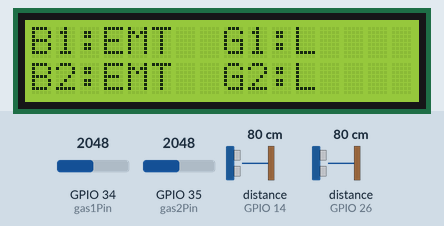
Bench run of a sketch on a simulated ESP32. Shown: 16×2 character LCD. Wiring (inferred from the names in the program): 2 × ultrasonic range finder: trigger GPIO 12, echo GPIO 14 / trigger GPIO 27, echo GPIO 26. The test bench sets the inputs (shaded band); at power-on: distance to the obstacle (sensors on GPIO 14, GPIO 26) 80 cm, GPIO 34 (gas1Pin) = 2048, GPIO 35 (gas2Pin) = 2048. The echo pulse lasts 58.3 µs per cm; WiFi joins after 1.5 s; servers stay silent unless stated; uploads are accepted with an empty reply; the modem accepts every AT command (registered, SIM ready, sends succeed) and sends nothing else; what the sketch prints to the serial monitor is not drawn.

Above: at 10.7 s.
10.8 s: distance to the obstacle (sensor on GPIO 14) set to 16 cm
12.6 s: distance to the obstacle (sensor on GPIO 14) set to 13 cm
At 14.4 s:
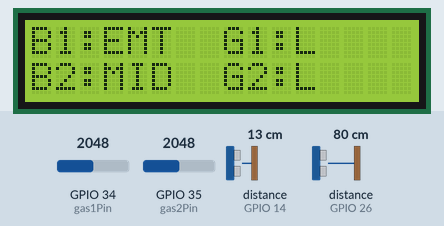
14.7 s: distance to the obstacle (sensor on GPIO 26) set to 16 cm
16.2 s: distance to the obstacle (sensor on GPIO 26) set to 13 cm
At 17.9 s:
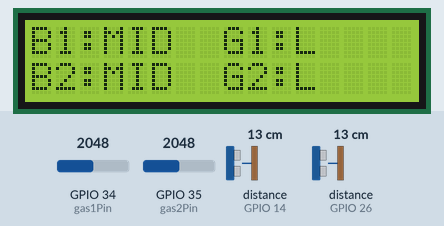
18.2 s: GPIO 34 (gas1Pin) set to 3755
19.7 s: GPIO 34 (gas1Pin) set to 3832
At 21.4 s:
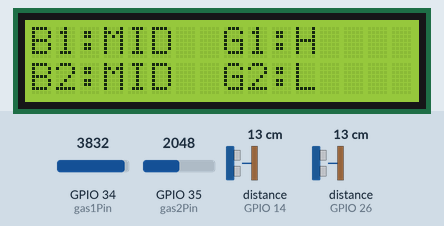
Timing chart, 0 to 22.8 s (numbered marks = the images above; inputs shaded):
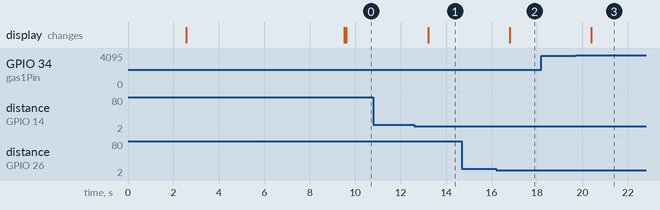

Measured:
- the behaviour switches between 15 and 14 cm on distance to the obstacle (sensor on GPIO 14) (found by bisection; images 0 and 1)
- the behaviour switches between 15 and 14 cm on distance to the obstacle (sensor on GPIO 26) (found by bisection; images 1 and 2)
- the behaviour switches between 3800 and 3801 on GPIO 34 (gas1Pin) (found by bisection; images 2 and 3)
- after the input at 10.8 s, every drawn part: stays the same
- after the input at 12.6 s, the display: changes after 0.61 s (image 1)
- after the input at 14.7 s, every drawn part: stays the same
- after the input at 16.2 s, the display: changes after 0.60 s (image 2)
- after the input at 18.2 s, every drawn part: stays the same
- after the input at 19.7 s, the display: changes after 0.69 s (image 3)

The sketch:

garbage_monitoring_with_2_gas_with_theri_bins_vits.ino
```cpp
#include <WiFi.h>
#include <HTTPClient.h>

#include <LiquidCrystal.h>
#include <String.h>

// WiFi parameters to be configured
const char* ssid = "project12"; // Hoofdlettergevoelig
const char* password = "project123456"; // Hoofdlettergevoelig
String a = "http://sms.scubedigi.com/api.php?username=Mydreamacd&password=Mydre@m123&to=8143513239&from=MYDREM&message=";
String msg = "\0";
String r = "http://projectsiot.xyz/IoTProjects/GarbageSystem/upload.php?a=";
String rs = "\0";
String BIN1 = "\0";
String BIN2 = "\0";
String G1 = "\0";
String G2 = "\0";
int alc;
String read_msg = "\0";

LiquidCrystal lcd (15,2,0,4,5,18);

#define trigPin 27
#define echoPin 26
#define trigPin1 12
#define echoPin1 14
#define gas1Pin 34
#define buzzer 21
#define gas2Pin 35

#define SIM900 Serial2
#define RXD2 16
#define TXD2 17

long duration, distance,duration1,distance1;

unsigned int obstacle = 0;
unsigned int fire = 0;
int gas1 = 0;
int gas2 = 0;
/*
void forward ()
{
  digitalWrite(m11, HIGH);
  digitalWrite(m12, LOW);
  digitalWrite(m21, HIGH);
  digitalWrite(m22, LOW);
  delay(10);
}

void backward ()
{
  digitalWrite(m12, HIGH);
  digitalWrite(m11, LOW);
  digitalWrite(m22, HIGH);
  digitalWrite(m21, LOW);
  delay(10);
}
void left ()
{
  digitalWrite(m12, LOW);
  digitalWrite(m11, HIGH);
  digitalWrite(m21, LOW);
  digitalWrite(m22, HIGH);
  delay(10);
}

void right ()
{

  digitalWrite(m11, LOW);
  digitalWrite(m12, HIGH);
  digitalWrite(m21, HIGH);
  digitalWrite(m22, LOW);
  delay(10);
}
void stopp ()
{
  digitalWrite(m12, LOW);
  digitalWrite(m11, LOW);
  digitalWrite(m22, LOW);
  digitalWrite(m21, LOW);
  delay(10);
}
*/
void beep ()
{
  digitalWrite(buzzer,HIGH); delay(1000);
  digitalWrite(buzzer,LOW); delay(100);
}
void setup() {
  Serial.begin(9600);

  Serial2.begin(9600, SERIAL_8N1, RXD2, TXD2);

  Serial.println("power up");
  pinMode(trigPin, OUTPUT);
  pinMode(echoPin, INPUT);
pinMode(trigPin1, OUTPUT);
  pinMode(echoPin1, INPUT);

pinMode(gas2Pin,INPUT);
pinMode(gas1Pin,INPUT);
//pinMode(buzzer,OUTPUT);

lcd.begin(16, 2);
  lcd.clear();
  lcd.setCursor(0, 0);
  lcd.print("*IOT BSD GARBAGE ***");
  lcd.setCursor( 0, 1);
  lcd.print("MONITORING SYSTEM ");
  delay(2500);

lcd.clear();
lcd.setCursor(0,0);
        lcd.print("CONNECTING--TO");
        lcd.setCursor( 2,1);
         lcd.print(ssid);
         delay(100);

Serial.print("Bezig met verbinden");
  WiFi.begin(ssid, password); // Connect to WiFi

  // while wifi not connected yet, print '.'
  // then after it connected, get out of the loop
  while (WiFi.status() != WL_CONNECTED) {
     delay(500);
     Serial.print(".");
  }

  // Verbonden.
  Serial.println("OK!");

  // Access Point (SSID).
  Serial.print("SSID: ");
  Serial.println(WiFi.SSID());

  // IP adres.
  Serial.print("IP: ");
  Serial.println(WiFi.localIP());
Serial.println("state---------------1");
  // Signaalsterkte.
  long rssi = WiFi.RSSI();
  Serial.print("Signaal sterkte (RSSI): ");
  Serial.print(rssi);
  Serial.println(" dBm");
  Serial.println("");


Serial.print("A = "); Serial.println("http://projectsiot.xyz/IoTProjects/GarbageMonitoring/upload.php?a=U&b=86&c=L");


if(WiFi.status()== WL_CONNECTED){ //Check WiFi connection status

    HTTPClient http; //Declare an object of class HTTPClient

  http.begin("http://projectsiot.xyz/IoTProjects/GarbageSystem/upload.php?a=U");

int httpCode = http.GET(); //Send the request
    if (httpCode > 0) { //Check the returning code
      String payload = http.getString(); //Get the request response payload
      Serial.println(payload); //Print the response payload
    }
    http.end(); //Close connection

delay(5000);

lcd.clear ();

lcdstring(0,0,"B1:");
lcdstring(0,1,"B2:");
lcdstring(8,0,"G1:");
lcdstring(8,1,"G2:");
}

}


void loop()
{

//obstacle = digitalRead(obstacle_sensor);
//fire = digitalRead(fire_sensor);
digitalWrite(trigPin, LOW);
delayMicroseconds(2);
digitalWrite(trigPin, HIGH);
delayMicroseconds(10);
digitalWrite(trigPin, LOW);
duration = pulseIn(echoPin, HIGH);
distance= duration*0.034/2;
Serial.print("Distance: ");
Serial.println(distance);
delay(50);
Serial.print(F("distance = ")); Serial.println(distance);
//Serial.print(F("obstacle = ")); Serial.println(obstacle);
digitalWrite(trigPin1, LOW);
delayMicroseconds(2);
digitalWrite(trigPin1, HIGH);
delayMicroseconds(10);
digitalWrite(trigPin1, LOW);
duration1 = pulseIn(echoPin1, HIGH);
distance1= duration1*0.034/2;
Serial.print("Distance: ");
Serial.println(distance1);
delay(50);
Serial.print(F("distance1 = ")); Serial.println(distance1);

if(distance>14)
{

  lcdstring(3,0,"EMT");
  BIN1="EMPTY";
}
else if(distance<14&&distance>5)
{

  lcdstring(3,0,"MID");
  BIN1="MIDIUM";
}
else if(distance<6)
{

  lcdstring(3,0,"FUL");
  BIN1="FULL";

rs = r+BIN1+"&b="+G1+"&c="+BIN2+"&d="+G2 ;
  send2server ();


//  beep();
 // beep();
 // msg = a+"BIN1--FULL%0APLEASE%20COLLECT";
 sendsms ("08143513239","BIN-1 FULL \nPLEASE COLLECT AT VITS,DESHMUKHI");
}

if(distance1>14)
{
  lcdstring(3,1,"EMT");
  BIN2="EMPTY";
}
else if(distance1<14&&distance1>5)
{

 lcdstring(3,1,"MID");
  BIN2="MEDIUM";
}
else if(distance1<6)
{

lcdstring(3,1,"FUL");
  BIN2="FULL";
 // beep();
//  beep();

rs = r+BIN1+"&b="+G1+"&c="+BIN2+"&d="+G2 ;
  send2server ();


   msg = a+"BIN2--FULL%0APLEASE%20COLLECT";

 sendsms ("08143513239","BIN-2 FULL \nPLEASE COLLECT AT VITA,DESHMUKHI");
 }
gas1 = analogRead(gas1Pin);

Serial.println("gas1 = "+String(gas1));

gas2 = analogRead(gas2Pin);

Serial.println("gas2 = "+String(gas2));

if (gas1 > 3800)
{
  Serial.println("gas1 high");
lcdstring(11,0,"H");
G1 = "H";
beep();

rs = r+BIN1+"&b="+G1+"&c="+BIN2+"&d="+G2 ;
  send2server ();


msg = a+"GAS1--HIGH%0APLEASE%20CHECK";

 sendsms ("08143513239","GAS-1 HIGH\nPLEASE CHECK");
}
else
{
  Serial.println("gas1 low");
lcdstring(11,0,"L");
G1 = "L";
}
if (gas2 > 3800)
{
  Serial.println("gas2 high");
lcdstring(11,1,"H");
beep();
G2 = "H";

rs = r+BIN1+"&b="+G1+"&c="+BIN2+"&d="+G2 ;
  send2server ();


msg = a+"GAS1--HIGH%0APLEASE%20CHECK";
 sendsms ("08143513239","GAS-2 HIGH\nPLEASE CHECK");
}
else
{
  Serial.println("gas2 low");
lcdstring(11,1,"L");
G2 = "L";
}

rs = r+BIN1+"&b="+G1+"&c="+BIN2+"&d="+G2 ;
  send2server ();

} // LOOP

void send2server ()
{
Serial.print("rs = "); Serial.println(rs);
if(WiFi.status()== WL_CONNECTED){ //Check WiFi connection status

    HTTPClient http; //Declare an object of class HTTPClient
 http.begin(rs);

int httpCode = http.GET(); //Send the request
    if (httpCode > 0) { //Check the returning code
      String payload = http.getString(); //Get the request response payload
      Serial.println(payload); //Print the response payload
    }
    http.end(); //Close connection

delay(500);
}
read_msg = "\0";
}
void sendsms (String UU, String x)
{
/*
 Serial.print("AT\r\n");
         Serial.print('\n');
        delay(2000);
         Serial.print("ATE1\r\n");
        delay(2000);
        Serial.print("AT&W\r\n");
         Serial.print('\n');
        delay(2000);
         Serial.print("AT+CMGF=1\r\n");
        delay(2000);
         Serial.print("AT+CNMI=2,2,0,0,0\r\n");
        delay(2000);
       // Serial.print("AT+CSMP=17,167,0,0\n");
        delay(2000);
       Serial.print("AT+CMGS=\""+UU+"\"\r");
        Serial.print('\n');
        delay(2000);
         Serial.print(xx);
         Serial.print('\r');
        Serial.print('\n');
        delay(2000);
        Serial.print((char)26);
        delay(2000);
        */

SIM900.print("AT\r\n");
        SIM900.print('\n');
        ShowSerialData();
        delay(3000);
        SIM900.print("ATE1\r\n");
        ShowSerialData();
        delay(3000);
       SIM900.print("AT&W\r\n");
        SIM900.print('\n');
        ShowSerialData();
        delay(3000);
        SIM900.print("AT+CMGF=1\r\n");
        ShowSerialData();
        delay(3000);
        SIM900.print("AT+CNMI=2,2,0,0,0\r\n");
        ShowSerialData();
        delay(2000);
       // Serial.print("AT+CSMP=17,167,0,0\n");
        delay(2000);
        SIM900.print("AT+CMGS=\""+UU+"\"\r");
        ShowSerialData();
       // Serial.print('"');
      //Serial.print("9014449822");
      //Serial.print('"');
      //Serial.print('\r');
        SIM900.print('\n');
       delay(1000);
       SIM900.println(x);

       SIM900.println();

     SIM900.print('\r');
      SIM900.print('\n');

     delay(3000);
       SIM900.print((char)26);
       ShowSerialData();
}
void ShowSerialData()
{
  while(SIM900.available()!=0)
   read_msg = SIM900.readString();
   if (read_msg != '\0')
   {
  Serial.println("read_msg is = "); Serial.println(read_msg);
   }
   delay(1);
}
void lcdstring (int a, int b, String data)
{
  lcd.setCursor(a,b);
  lcd.print(data);
}
```
